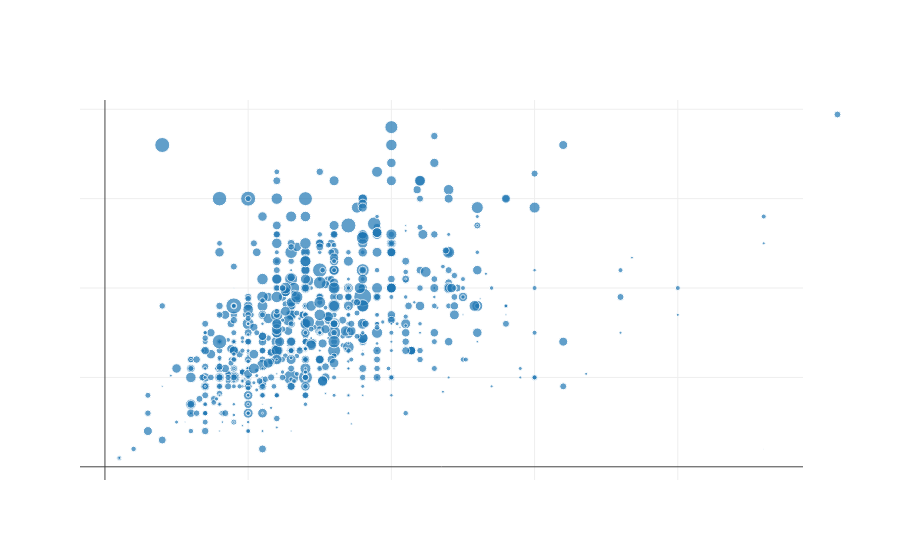

Source (notebook cell):
### Code cell
t1 = go.Scatter(
    x = data["Defense"],
    y = data["Attack"],
    mode='markers',
    marker=dict(
        size = data["Speed"]/10,
    ),
    text=data["Name"]
)
dat = [t1]
layout = go.Layout(
  showlegend = True,
  font=dict(family='Courier New, monospace', size=10, color='#ffffff'),
  title="Scatter plot of Defense vs Attack with Speed as colorscale",
    xaxis = dict(showgrid = True),yaxis = dict(showgrid = True)
)
fig = go.Figure(data=dat, layout=layout)
iplot(fig, filename = "Scatterplot")

### Figure 1 — Plotly figure (JSON) as saved in the notebook; plotly's stock layout.template omitted (floating-point values rounded to 4 significant figures; data arrays with more than 128 entries replaced by an {"elided": "..."} marker saying what was removed)
{"data": [{"marker": {"size": {"elided": "800 float values"}}, "mode": "markers", "text": {"elided": "800 str values"}, "type": "scatter", "uid": "a03fd2ce-4f12-11e9-8807-f302bccaac5f", "x": {"elided": "800 int values"}, "y": {"elided": "800 int values"}}], "layout": {"font": {"color": "#ffffff", "family": "Courier New, monospace", "size": 10}, "showlegend": true, "title": "Scatter plot of Defense vs Attack with Speed as colorscale", "xaxis": {"showgrid": true}, "yaxis": {"showgrid": true}}}
